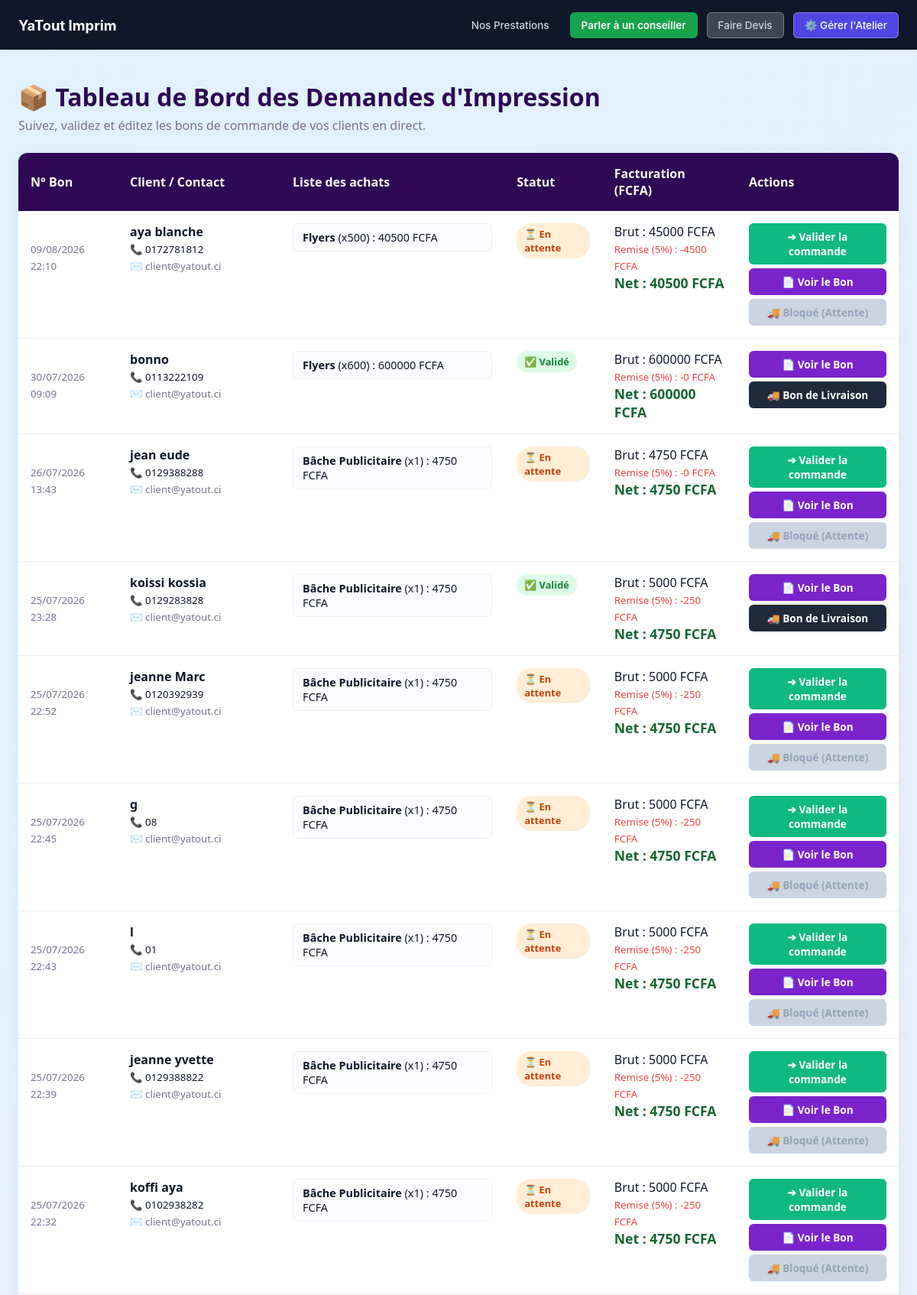
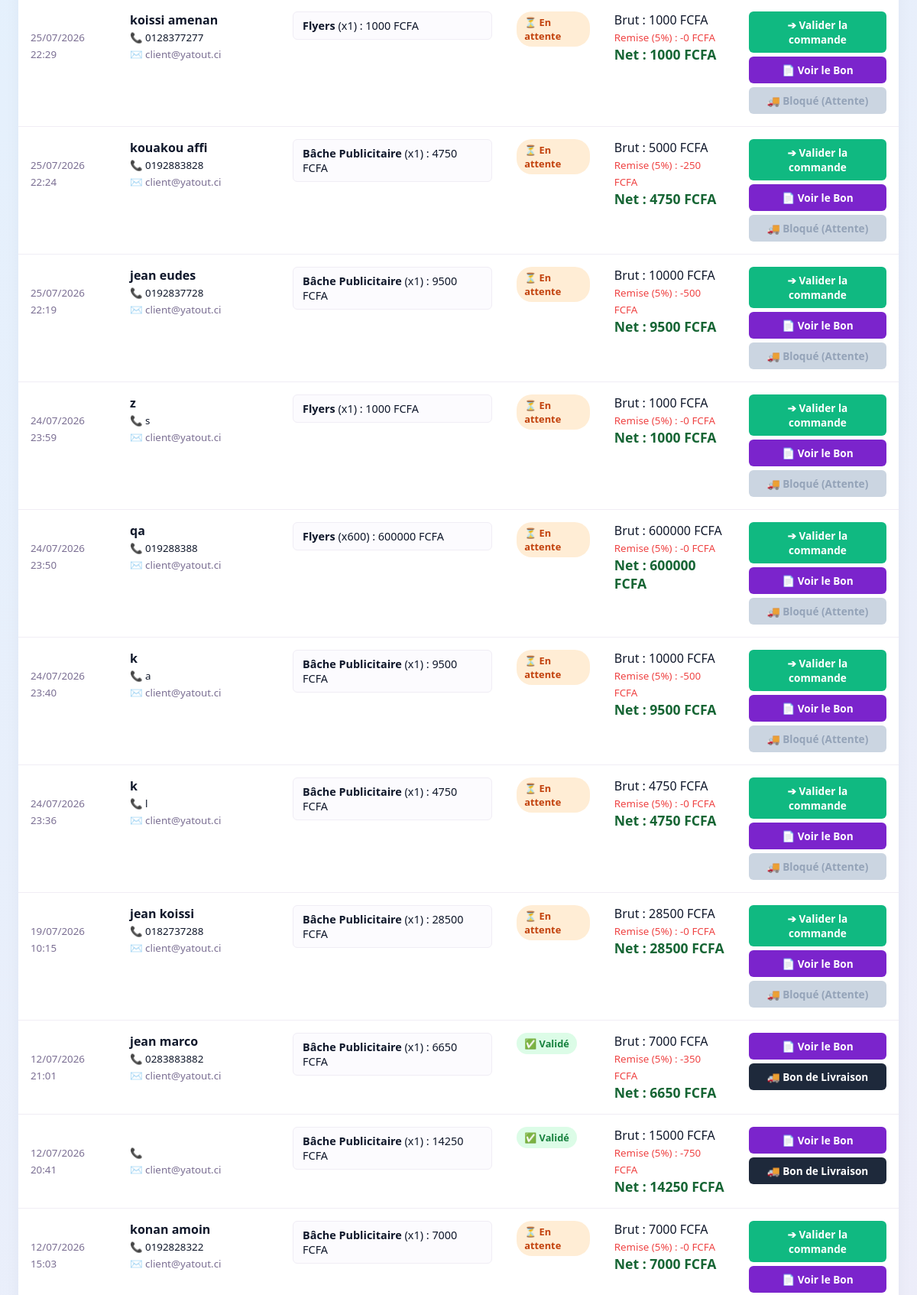
Screenshot of /impressions/admin/commandes/ (signed in, upper part) with the database file from the repository (2 pictures, top to bottom).
### shop/models.py (models this page shows, shortened)
class CommandeImpression(models.Model):
    STATUT_CHOICES = [
        ('EN_ATTENTE', 'En attente'),
        ('VALIDE', 'Bon validé / En cours'),
        ('TERMINE', 'Terminé'),
    ]
    nom_client = models.CharField(max_length=100)
    email_client = models.EmailField()
    telephone = models.CharField(max_length=20)
    details_json = models.TextField(
        verbose_name="Détails de la commande (JSON)"
    )
    total_brut = models.IntegerField(default=0)
    montant_remise = models.IntegerField(default=0)
    total_final = models.IntegerField(default=0)
    date_commande = models.DateTimeField(auto_now_add=True)
    statut = models.CharField(
        max_length=20,
        choices=STATUT_CHOICES,
        default='EN_ATTENTE'
    )
    validee_par_client = models.BooleanField(
        default=False,
        verbose_name="Validé par le client"
    )
    bl_genere = models.BooleanField(
        default=False,
        verbose_name="Transféré en Bon de Livraison"
    )
    livre_par = models.CharField(
        max_length=100,
        default="Nous-mêmes",
        verbose_name="Livré par"
    )
    numero_tombola = models.CharField(
        max_length=30,
        unique=True,
        null=True,
        blank=True,
        editable=False,
        verbose_name="Numéro de tombola"
    )

### shop/views.py (the view)
# urls.py: path('impressions/admin/commandes/', views.liste_commandes_admin, name='liste_commandes_admin'),
@staff_member_required
def liste_commandes_admin(request):
    commandes = CommandeImpression.objects.all().order_by('-date_commande')
    for cmd in commandes:
        cmd.articles_liste = json.loads(cmd.details_json)
    return render(request, 'shop/admin_commandes.html', {'commandes': commandes})

### shop/templates/shop/admin_commandes.html (shortened to what this page needs)
{% extends 'shop/base.html' %}
{% block content %}
<div class="admin-container">
    <h1 class="admin-title">📦 Tableau de Bord des Demandes d'Impression</h1>
    <p class="admin-subtitle">Suivez, validez et éditez les bons de commande de vos clients en direct.</p>
    <table class="admin-table">
        <thead>
            <tr>
                <th>N° Bon</th>
                <th>Client / Contact</th>
                <th>Liste des achats</th>
                <th>Statut</th>
                <th>Facturation (FCFA)</th>
                <th>Actions</th>
            </tr>
        </thead>
        <tbody>
            {% for cmd in commandes %}
            <tr>
                <td><strong>{{ cmd.numero_bon }}</strong><br><small style="color:#7b6f93;">{{ cmd.date_commande|date:"d/m/Y H:i" }}</small></td>
                <td>
                    <strong>{{ cmd.nom_client }}</strong><br>
                    <small>📞 {{ cmd.telephone }}</small><br>
                    <small style="color:#7b6f93;">✉️ {{ cmd.email_client }}</small>
                </td>
                <td>
                    {% for art in cmd.articles_liste %}
                        <div class="article-row">
                            <b>{{ art.titre|default:"Prestation d'impression" }}</b> (x{{ art.qte|default:1 }})
                            {% if art.total %}
                                : {{ art.total }} FCFA
                            {% elif art.prix and art.qte %}
                                : {{ art.prix }} FCFA
                            {% else %}
                                : Tarif calculé
                            {% endif %}
                        </div>
                    {% empty %}
                        <small style="color:#94a3b8;">Aucun détail JSON décodé pour cette ligne.</small>
                    {% endfor %}
                </td>
                <td>
                    {% if cmd.statut == 'VALIDE' %}
                        <span class="status-badge status-valid">✅ Validé</span>
                    {% else %}
                        <span class="status-badge status-waiting">⏳ En attente</span>
                    {% endif %}
                </td>
                <td>
                    Brut : {{ cmd.total_brut }} FCFA<br>
                    <small style="color:#ef4444;">Remise (5%) : -{{ cmd.montant_remise }} FCFA</small><br>
                    <strong style="color:#166534; font-size:1.1rem;">Net : {{ cmd.total_final }} FCFA</strong>
                </td>
                <td>
                    {% if cmd.statut != 'VALIDE' %}
                        <a href="{% url 'valider_commande_impression' cmd.id %}" class="btn-action-valider">➔ Valider la commande</a><br>
                    {% endif %}
                    <a href="{% url 'voir_bon_commande' cmd.id %}" target="_blank" class="btn-action-pdf">📄 Voir le Bon</a><br>
                    {% if cmd.statut == 'VALIDE' %}
                        <a href="{% url 'voir_bon_livraison' cmd.id %}" target="_blank" class="btn-action-livraison">🚚 Bon de Livraison</a>
                    {% else %}
                        <span class="btn-action-disabled" title="Validez d'abord la commande pour débloquer le Bon de Livraison">🚚 Bloqué (Attente)</span>
                    {% endif %}
                </td>
            </tr>
            {% empty %}
            <tr>
                <td colspan="6" style="text-align:center; color:#7b6f93; padding:30px;">Aucun bon de commande reçu pour le moment.</td>
            </tr>
            {% endfor %}
        </tbody>
    </table>
</div>
{% endblock %}

### shop/static/shop/js/css/style.css (style rules this page uses)
* { box-sizing: border-box; margin: 0; padding: 0; }
html { scroll-behavior: smooth; }

### shop/templates/shop/admin_commandes.html (style rules this page uses)
.admin-container { max-width: 1200px; margin: 40px auto; padding: 0 24px; font-family: system-ui, sans-serif; }
.admin-title { color: #2e0854; font-size: 2rem; font-weight: 800; margin-bottom: 5px; }
.admin-subtitle { color: #7b6f93; margin-bottom: 25px; }
.admin-table { width: 100%; border-collapse: collapse; background: white; border-radius: 12px; overflow: hidden; box-shadow: 0 4px 20px rgba(46,8,84,0.04); }
.admin-table th { background: #2e0854; color: white; padding: 16px; text-align: left; font-weight: 700; }
.admin-table td { padding: 16px; border-bottom: 1px solid #f0edf5; vertical-align: top; }
.status-badge { padding: 5px 10px; border-radius: 20px; font-size: 0.8rem; font-weight: bold; display: inline-block; }
.status-waiting { background: #ffedd5; color: #c2410c; }
.status-valid { background: #dcfce7; color: #15803d; }
.article-row { background: #fcfbfe; border: 1px solid #f0edf5; padding: 8px 12px; border-radius: 6px; margin-bottom: 5px; font-size: 0.9rem; }
.btn-action-valider { background: #10b981; color: white; border: none; padding: 8px 12px; border-radius: 6px; font-weight: bold; cursor: pointer; text-decoration: none; display: inline-block; font-size: 0.85rem; margin-bottom: 5px; width: 180px; text-align: center; }
.btn-action-pdf { background: #7b24cc; color: white; padding: 8px 12px; border-radius: 6px; font-weight: bold; text-decoration: none; display: inline-block; font-size: 0.85rem; margin-bottom: 5px; width: 180px; text-align: center; }
.btn-action-livraison { background: #1e293b; color: white; padding: 8px 12px; border-radius: 6px; font-weight: bold; text-decoration: none; display: inline-block; font-size: 0.85rem; width: 180px; text-align: center; }
.btn-action-disabled { background: #cbd5e1; color: #94a3b8; padding: 8px 12px; border-radius: 6px; font-weight: bold; display: inline-block; font-size: 0.85rem; cursor: not-allowed; width: 180px; text-align: center; }

### rows the page displays
CommandeImpression: date_commande "09/08/2026 22:10", nom_client "aya blanche", telephone "0172781812", email_client "client@yatout.ci", titre "Flyers", qte "500", total "40500", statut "⏳ En attente", total_brut "45000", montant_remise "4500", total_final "40500"
CommandeImpression: date_commande "30/07/2026 09:09", nom_client "bonno", telephone "0113222109", email_client "client@yatout.ci", titre "Flyers", qte "600", total "600000", statut "✅ Validé", total_brut "600000", montant_remise "0", total_final "600000"
CommandeImpression: date_commande "26/07/2026 13:43", nom_client "jean eude", telephone "0129388288", email_client "client@yatout.ci", titre "Bâche Publicitaire", qte "1", total "4750", statut "⏳ En attente", total_brut "4750", montant_remise "0", total_final "4750"
CommandeImpression: date_commande "25/07/2026 23:28", nom_client "koissi kossia", telephone "0129283828", email_client "client@yatout.ci", titre "Bâche Publicitaire", qte "1", total "4750", statut "✅ Validé", total_brut "5000", montant_remise "250", total_final "4750"
CommandeImpression: date_commande "25/07/2026 22:52", nom_client "jeanne Marc", telephone "0120392939", email_client "client@yatout.ci", titre "Bâche Publicitaire", qte "1", total "4750", statut "⏳ En attente", total_brut "5000", montant_remise "250", total_final "4750"
CommandeImpression: date_commande "25/07/2026 22:45", nom_client "g", telephone "08", email_client "client@yatout.ci", titre "Bâche Publicitaire", qte "1", total "4750", statut "⏳ En attente", total_brut "5000", montant_remise "250", total_final "4750"
CommandeImpression: date_commande "25/07/2026 22:43", nom_client "l", telephone "01", email_client "client@yatout.ci", titre "Bâche Publicitaire", qte "1", total "4750", statut "⏳ En attente", total_brut "5000", montant_remise "250", total_final "4750"
CommandeImpression: date_commande "25/07/2026 22:39", nom_client "jeanne yvette", telephone "0129388822", email_client "client@yatout.ci", titre "Bâche Publicitaire", qte "1", total "4750", statut "⏳ En attente", total_brut "5000", montant_remise "250", total_final "4750"
CommandeImpression: date_commande "25/07/2026 22:32", nom_client "koffi aya", telephone "0102938282", email_client "client@yatout.ci", titre "Bâche Publicitaire", qte "1", total "4750", statut "⏳ En attente", total_brut "5000", montant_remise "250", total_final "4750"
CommandeImpression: date_commande "25/07/2026 22:29", nom_client "koissi amenan", telephone "0128377277", email_client "client@yatout.ci", titre "Flyers", qte "1", total "1000", statut "⏳ En attente", total_brut "1000", montant_remise "0", total_final "1000"
CommandeImpression: date_commande "25/07/2026 22:24", nom_client "kouakou affi", telephone "0192883828", email_client "client@yatout.ci", titre "Bâche Publicitaire", qte "1", total "4750", statut "⏳ En attente", total_brut "5000", montant_remise "250", total_final "4750"
CommandeImpression: date_commande "25/07/2026 22:19", nom_client "jean eudes", telephone "0192837728", email_client "client@yatout.ci", titre "Bâche Publicitaire", qte "1", total "9500", statut "⏳ En attente", total_brut "10000", montant_remise "500", total_final "9500"
CommandeImpression: date_commande "24/07/2026 23:59", nom_client "z", telephone "s", email_client "client@yatout.ci", titre "Flyers", qte "1", total "1000", statut "⏳ En attente", total_brut "1000", montant_remise "0", total_final "1000"
CommandeImpression: date_commande "24/07/2026 23:50", nom_client "qa", telephone "019288388", email_client "client@yatout.ci", titre "Flyers", qte "600", total "600000", statut "⏳ En attente", total_brut "600000", montant_remise "0", total_final "600000"
CommandeImpression: date_commande "24/07/2026 23:40", nom_client "k", telephone "a", email_client "client@yatout.ci", titre "Bâche Publicitaire", qte "1", total "9500", statut "⏳ En attente", total_brut "10000", montant_remise "500", total_final "9500"
CommandeImpression: date_commande "24/07/2026 23:36", nom_client "k", telephone "l", email_client "client@yatout.ci", titre "Bâche Publicitaire", qte "1", total "4750", statut "⏳ En attente", total_brut "4750", montant_remise "0", total_final "4750"
CommandeImpression: date_commande "19/07/2026 10:15", nom_client "jean koissi", telephone "0182737288", email_client "client@yatout.ci", titre "Bâche Publicitaire", qte "1", total "28500", statut "⏳ En attente", total_brut "28500", montant_remise "0", total_final "28500"
CommandeImpression: date_commande "12/07/2026 21:01", nom_client "jean marco", telephone "0283883882", email_client "client@yatout.ci", titre "Bâche Publicitaire", qte "1", total "6650", statut "✅ Validé", total_brut "7000", montant_remise "350", total_final "6650"
CommandeImpression: date_commande "12/07/2026 20:41", email_client "client@yatout.ci", titre "Bâche Publicitaire", qte "1", total "14250", statut "✅ Validé", total_brut "15000", montant_remise "750", total_final "14250"
CommandeImpression: date_commande "12/07/2026 15:03", nom_client "konan amoin", telephone "0192828322", email_client "client@yatout.ci", titre "Bâche Publicitaire", qte "1", total "7000", statut "⏳ En attente", total_brut "7000", montant_remise "0", total_final "7000"
